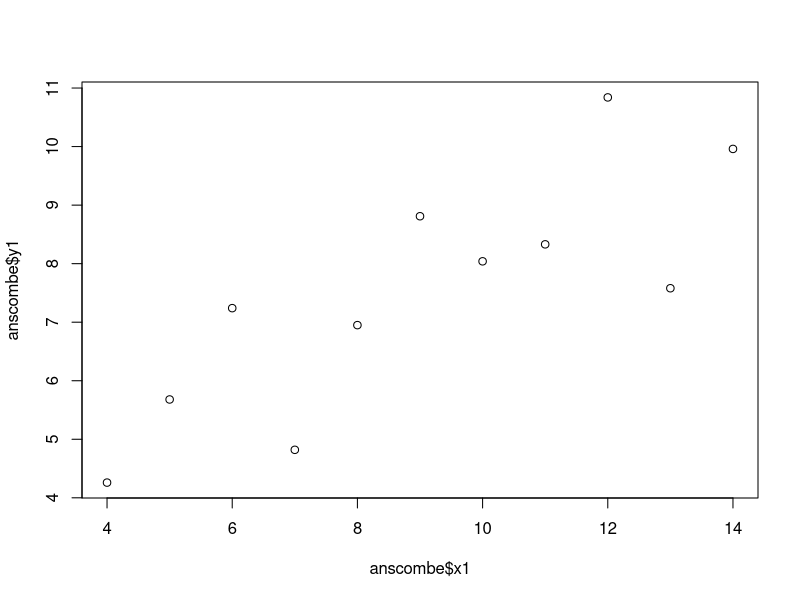
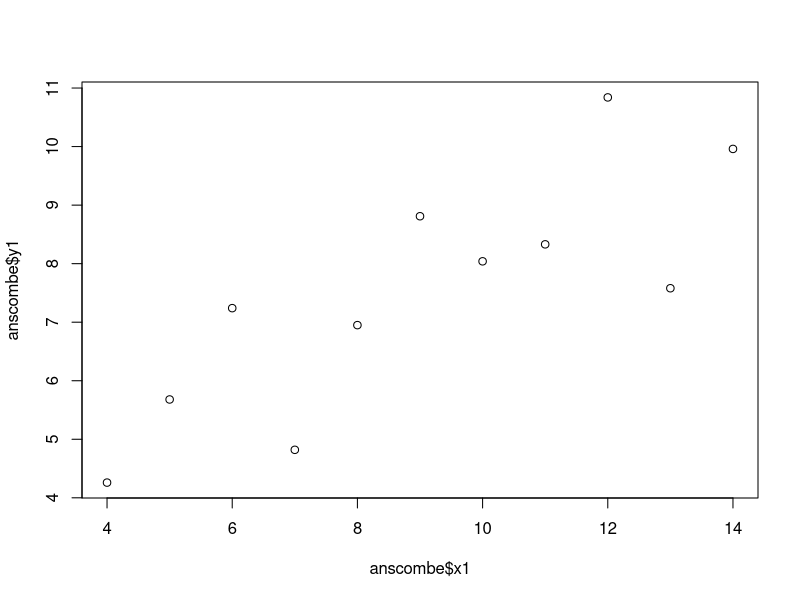

Write R code to recreate these figures, in order.
anscombe
apply(anscombe,2,mean)
apply(anscombe,2,var)

plot(anscombe$x1,anscombe$y1)
plot(anscombe$x1,anscombe$y1)
